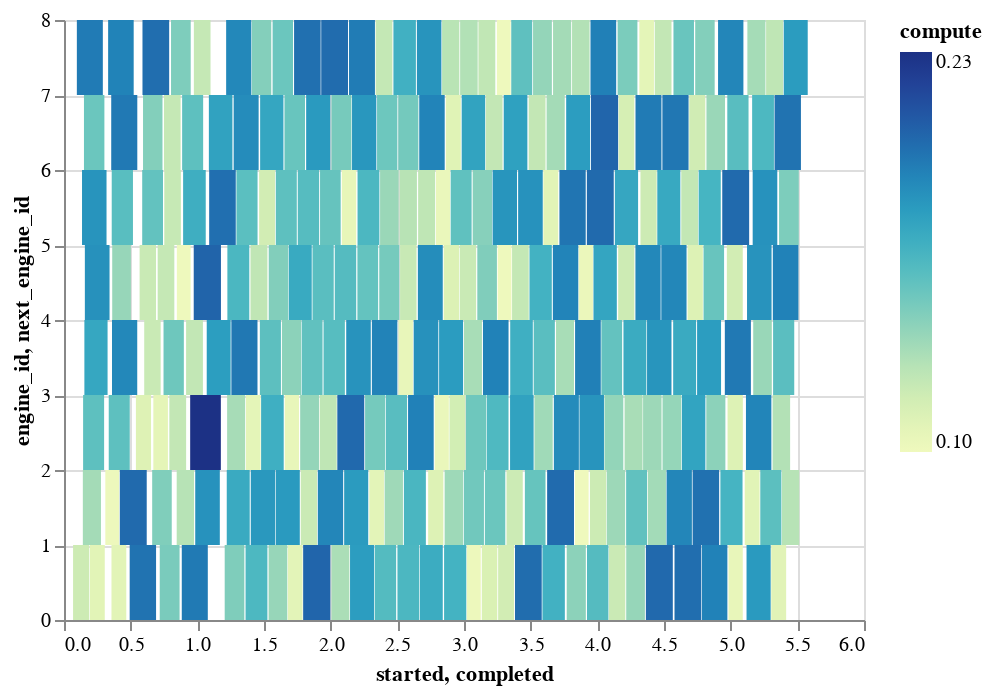

Notebook code cell kept with this figure:
### Markdown cell above
Sometimes in this example, a bubble of idle engines can be produced around when the last task is sent.

This is caused when lots of results arrive in the client while the client is still trying to submit tasks.
Because of IPython Parallel's threaded implementation,
this can cause lots of contention,
and receiving lots of results can significantly affect overal performance if the client is still trying to assemble tasks to submit.

This is an opportunity for [optimization in the client](https://github.com/ipython/ipyparallel/pull/534)!

A similar visualization can be done with altair.

### Code cell
import altair as alt

alt.Chart(df).mark_rect().encode(
    x="started",
    x2="completed",
    y="engine_id",
    y2="next_engine_id",
    color="compute",
).transform_calculate(
    next_engine_id="datum.engine_id + 1",
)

### Figure 1 — Vega-Lite specification as saved in the notebook (floating-point values rounded to 4 significant figures; data arrays with more than 128 entries replaced by an {"elided": "..."} marker saying what was removed)
{"config": {"view": {"continuousWidth": 400, "continuousHeight": 300}}, "data": {"name": "data-a050821edb4ff8c65847287005fb9ecb"}, "mark": "rect", "encoding": {"color": {"type": "quantitative", "field": "compute"}, "x": {"type": "quantitative", "field": "started"}, "x2": {"field": "completed"}, "y": {"type": "quantitative", "field": "engine_id"}, "y2": {"field": "next_engine_id"}}, "transform": [{"calculate": "datum.engine_id + 1", "as": "next_engine_id"}], "$schema": "https://vega.github.io/schema/vega-lite/v4.8.1.json", "datasets": {"data-a050821edb4ff8c65847287005fb9ecb": {"elided": "256 records"}}}
